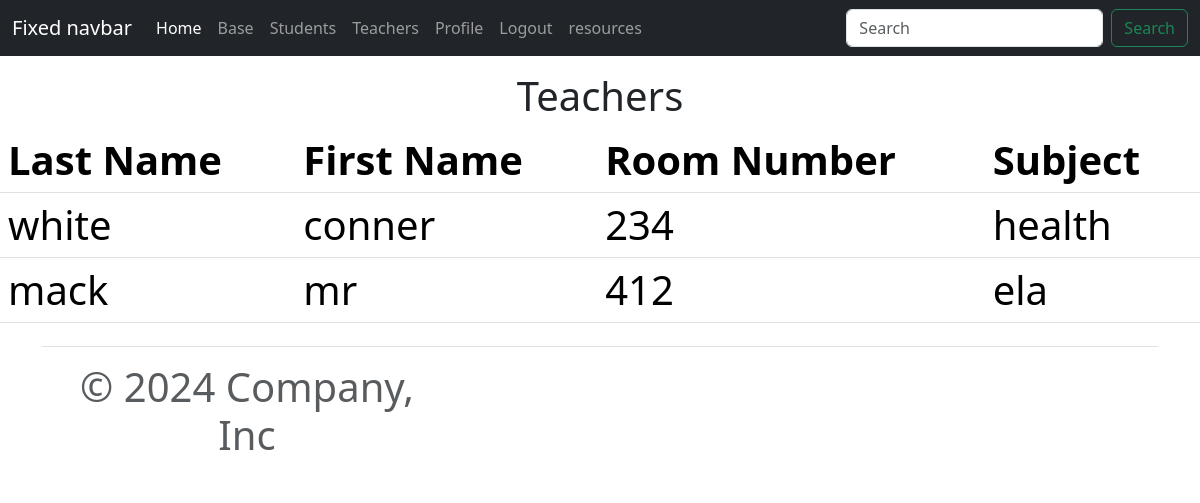
/teachers/ (signed in), run on the app's committed database.
### tutorialapp/models.py (models this page shows, shortened)
class Teachers (models.Model):
    SUBJECTS =(
        ('ela','ela'),
        ('math','math'),
        ('science','science'),
        ('health','health'),
    )
    firstname = models.CharField(max_length=200, null=True)
    lastname = models.CharField(max_length=200, null=True)
    room_number = models.IntegerField(max_length=200, null=True)
    subject = models.CharField(max_length=200, null=True, choices=SUBJECTS)
    firstname = models.CharField(max_length=200, null=True, verbose_name="First Name: ")
    lastname = models.CharField(max_length=200, null=True, verbose_name="Last Name: ")
    room_number = models.CharField(max_length=200, null=True, verbose_name="Room Number:")
    subject = models.CharField(max_length=200, null=True, choices=SUBJECTS, verbose_name="Subject: ")

### tutorialapp/views.py (the view)
# urls.py: path('teachers/', views.teachers, name='teachers'),
def teachers(request):
    teachers = Teachers.objects.all() #gets all records and saves to a students list
    context={
        'teachers' :teachers, #exports students list to the template(webpage)
    }
    return render(request, 'teachers.html', context)

### tutorialapp/templates/teachers.html
{% extends 'base.html' %}
{%block content%}
{% if user.is_authenticated %}
<br><br><br>
<center><h1>Teachers<h1><center>
<table class="table table-striped">
    <thead>
        <th>Last Name<th/>
        <th>First Name<th/>
        <th>Room Number<th/>
        <th>Subject<th/>
    <thead>
        {% for i in teachers %}
            <tr>
                <td>{{ i.lastname }}<td/>
                <td>{{ i.firstname}}<td/>
                <td>{{i.room_number}}<td/>
                <td>{{i.subject}}<td/>
            <tr>
        {% endfor %}
</table>
{% else %}
<br>
<br>
<h1>sorry you must be logged in to view this page...</h1>
{% endif %}
{% endblock %}

### tutorialapp/static/css/main.css (style rules this page uses)
html, body { height: 100%; }

### data on the page
Teachers: lastname "white", firstname "conner", room_number "234", subject "health"
Teachers: lastname "mack", firstname "mr", room_number "412", subject "ela"
